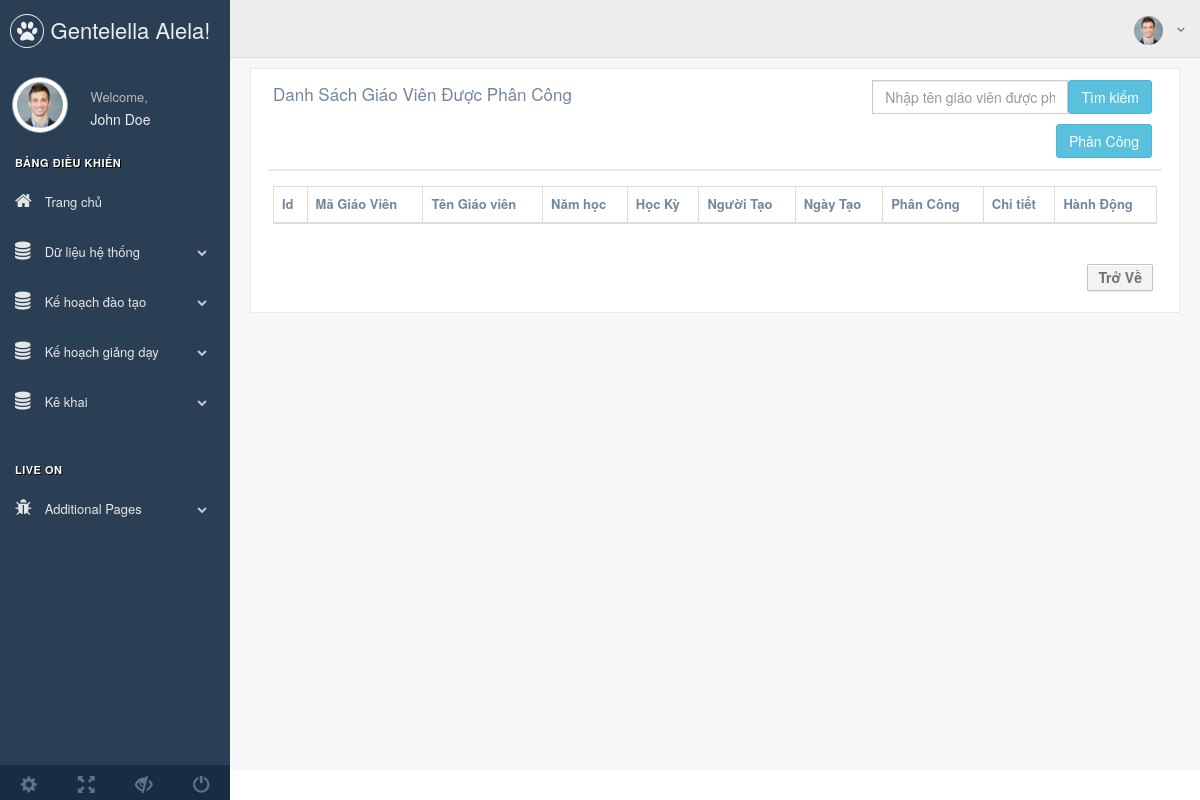
Before: /index.php/kehoachgiangday/chitietphancong/search with the older database file.
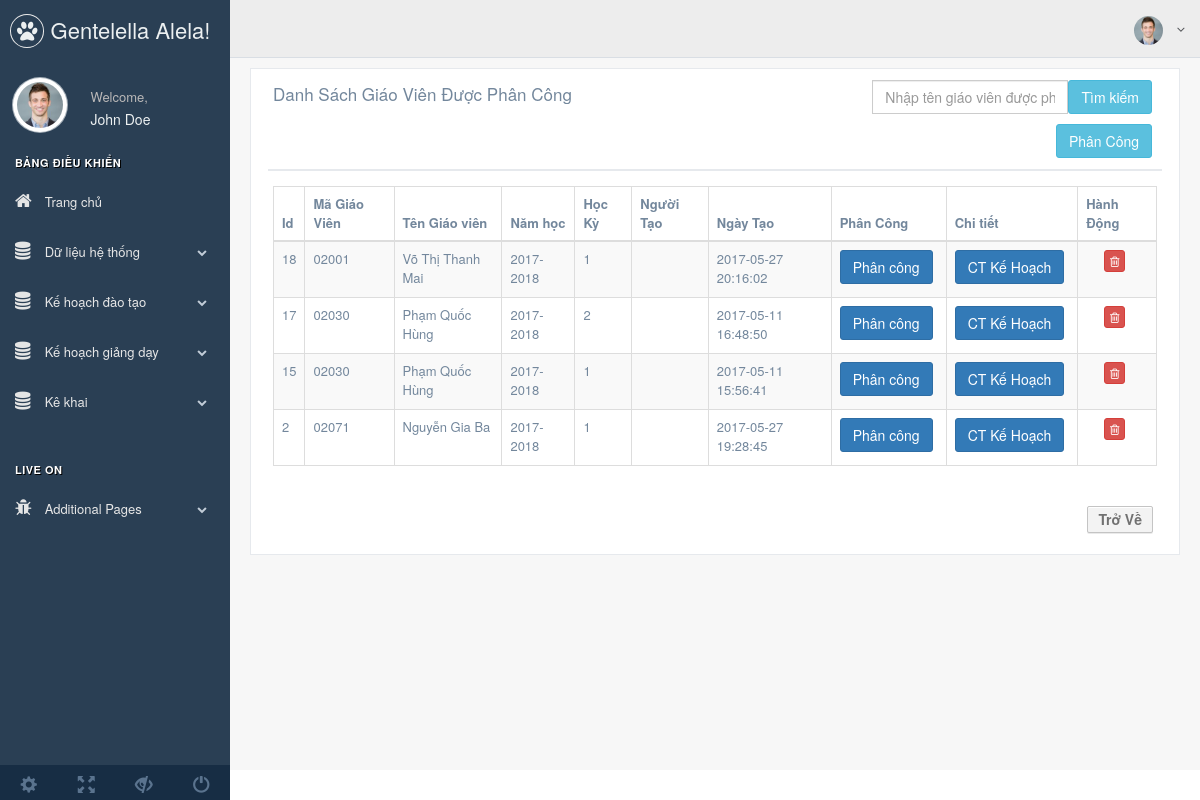
After: the same page with the newer database file.
### tables this page shows
CREATE TABLE `phancong` (
  `id` int(11) NOT NULL,
  `maGV` varchar(200) DEFAULT NULL,
  `time` float DEFAULT '0',
  `hocky` tinyint(5) DEFAULT NULL,
  `created_at` timestamp NULL DEFAULT CURRENT_TIMESTAMP,
  `namhoc` varchar(20) DEFAULT NULL,
  `nguoithaotac` varchar(20) DEFAULT NULL
);

### application/controllers/kehoachgiangday/chitietphancong.php (called while the page is built, shortened)
<?php
	class Chitietphancong extends MY_Controller
	{
		public function __construct()
		{
            $this->load->model('PhancongModel');
            $this->load->model('ChitietkehoachtheolopModel');
            $this->load->model('KehoachtheolopModel');
            $this->load->model('LopModel');
            $this->load->model('MonhocModel');
            $this->load->model('ChitietphancongModel');
            $this->load->model('AdminModel');
		}
    function search()
    {
        $key = $this->input->get('key-search');
        $key = trim($key);
        $list = $this->PhancongModel->viewPhanCong(0,100,$key);
        $data['list'] = $list;
        $data['temp'] = 'admin/dulieu/phancong/index';
        $this->load->view('admin/main',$data);
    }
	}
?>

### index.php (called while the page is built, shortened)
<?php
require_once BASEPATH.'core/CodeIgniter.php';

### application/core/MY_Model.php (called while the page is built, shortened)
<?php if ( ! defined('BASEPATH')) exit('No direct script access allowed');
    class MY_Model extends CI_Model {
        var $table = '';
        function get_info_rule($where = array(), $field= '')
        {
            if($field)
            {
                $this->db->select($field);
            }
            $this->db->where($where);
            $query = $this->db->get($this->table);
            if ($query->num_rows())
            {
                return $query->row();
            }
            return FALSE;
        }
        public function viewPhanCong($start , $num , $key ='')
        {
            $sql = " SELECT phancong.* , hoten  FROM phancong INNER JOIN admin ON admin.maGV = phancong.maGV WHERE  hoten LIKE'%$key%' ORDER BY phancong.id DESC  LIMIT {$start},{$num}
            ";
            $query = $this ->db-> query($sql);
            return $query->result();
        }
    }
?>

### application/helpers/admin_helper.php (called while the page is built, shortened)
<?php
    function kehoachgiangday_url($url='')
    {
        return base_url('kehoachgiangday/'.$url);
    }
?>

### application/views/admin/dulieu/phancong/index.php (the view, shortened to what the changed rows need)
<div class="x_panel">
    <div class="x_title">
        <h2>Danh Sách Giáo Viên Được Phân Công </h2>
    </div>
    <div class="x_content">
        <table class="table table-striped table-bordered">
            <thead>
                <tr>
                    <th>Id</th>
                    <th>Mã Giáo Viên</th>
                    <th>Tên Giáo viên  </th>
                    <th>Năm học</th>
                    <th>Học Kỳ</th>
                    <th>Người Tạo</th>
                    <th>Ngày Tạo</th>
                    <th>Phân Công</th>
                    <th>Chi tiết </th>
                    <th>Hành Động</th>
                </tr>
            </thead>
            <tbody>
                <?php
                    if (isset($list)) {
                        foreach ($list as  $value) {  ?>
                         <tr>
                            <td><?php echo $value ->id ?></td>
                            <td><?php echo $value ->maGV ?></td>
                            <td><?php echo $value ->hoten ?></td>
                            <td><?php echo $value ->namhoc ?></td>
                            <td><?php echo $value ->hocky ?></td>
                            <td><?php
                            ?></td>
                            <td><?php echo $value ->created_at ?></td>
                            <td>
                                <a href="<?php echo kehoachgiangday_url('Chitietphancong/add/').$value->id ?>"><button type="button" class="btn btn-primary">Phân công</button></a>
                            </td>
                            <td>
                                <a href="<?php echo kehoachgiangday_url('Chitietphancong/showList/').$value->id ?>"><button type="button" class="btn btn-primary">CT Kế Hoạch</button></a>
                            </td>
                            <td class="text-center">
                                <a class="btn btn-xs btn-danger btn-delete-action verify_action " href="<?php echo kehoachgiangday_url('phancong/delete/').$value ->id ?>"><i class="fa fa-trash-o"></i></a>
                            </td>
                        </tr>
                <?php
                        }
                    }
                 ?>
            </tbody>
        </table>
    </div>
</div>

Changed rows visible on the page:
added phancong: id "18", maGV "02001", admin.hoten "Võ Thị Thanh Mai", namhoc "2017-2018", hocky "1", created_at "2017-05-27 20:16:02"
added phancong: id "17", maGV "02030", admin.hoten "Phạm Quốc Hùng", namhoc "2017-2018", hocky "2", created_at "2017-05-11 16:48:50"
added phancong: id "15", maGV "02030", admin.hoten "Phạm Quốc Hùng", namhoc "2017-2018", hocky "1", created_at "2017-05-11 15:56:41"
added phancong: id "2", maGV "02071", admin.hoten "Nguyễn Gia Ba", namhoc "2017-2018", hocky "1", created_at "2017-05-27 19:28:45"
